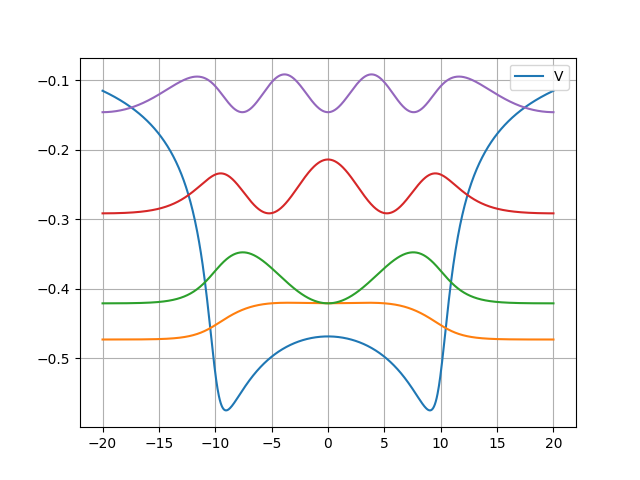

Write Python code to recreate this figure.
import numpy as np
import matplotlib.pyplot as plt
from numpy import linalg as LA
from scipy import integrate

# grid:
N_steps = 1000 # number of steps
L = 20 # x boundaries
h = L/N_steps # step size
x = np.linspace(-L, L, N_steps + 1) # positions

# constants:
alpha = 1 # regularization constant
a_0 = 10
T = 2*np.pi # period

# potential:
t = np.linspace(0, T, N_steps + 1) # time
V = np.zeros(N_steps + 1)
for i in range(len(x)):
    V[i] = -1/T * integrate.trapezoid(2 / np.sqrt((x[i] + a_0 * np.cos(t)) ** 2 + alpha), x = t)

# set up matrix:
d = 1/(h**2) + V # main diagonal
e = np.full(len(d)-1, -1/(2*h**2)) # sub and super diagonal
size = len(d)
M = np.zeros((size, size))
np.fill_diagonal(M, d)
np.fill_diagonal(M[1:], e)
np.fill_diagonal(M[:,1:], e)

# solve:
E, psi = LA.eigh(M)

# plot:
plt.figure()
plt.grid()
plt.plot(x, V, label = "V")
for i in range(4):
    shift = E[i]
    psi_i = psi[:,i] / np.sqrt(np.trapz(psi[:,i]**2, x))
    plt.plot(x, psi_i**2 + shift)
plt.legend()
plt.savefig("1d_field_1e_1n.png")
